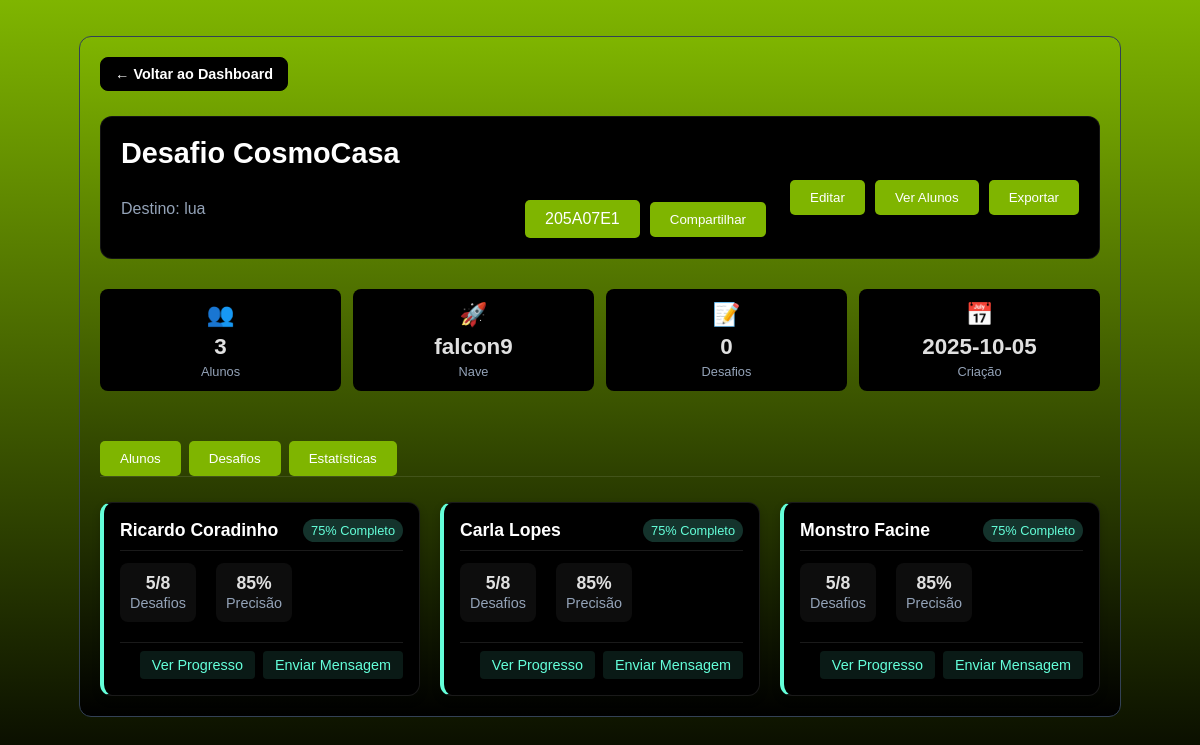
The page /professor/sala/205A07E1 on the database as committed earlier.
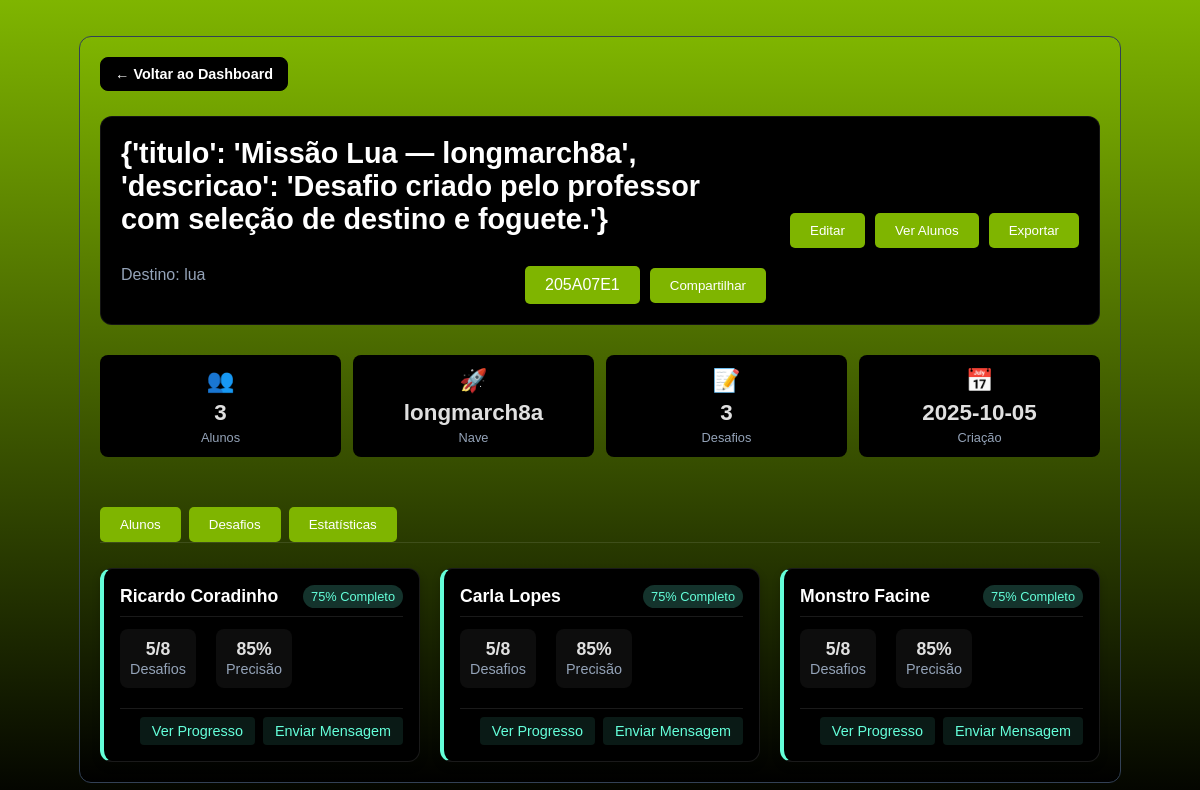
The same page on the database as committed later.
### tables this page shows
CREATE TABLE salas_virtuais (
                    id INTEGER PRIMARY KEY AUTOINCREMENT,
                    codigo_sala TEXT UNIQUE NOT NULL,
                    professor_id INTEGER NOT NULL,
                    nome_sala TEXT NOT NULL,
                    destino TEXT NOT NULL,
                    nave_id TEXT NOT NULL,
                    desafios_json TEXT NOT NULL,
                    ativa BOOLEAN DEFAULT 1,
                    data_criacao DATETIME DEFAULT CURRENT_TIMESTAMP,
                    data_expiracao DATETIME, desafio_selecionado_index INTEGER,
                    FOREIGN KEY (professor_id) REFERENCES professores (id)
                );

CREATE TABLE alunos (
                    id INTEGER PRIMARY KEY AUTOINCREMENT,
                    sala_id INTEGER NOT NULL,
                    nome TEXT NOT NULL,
                    email TEXT,
                    progresso_json TEXT,
                    data_ingresso DATETIME DEFAULT CURRENT_TIMESTAMP, excluir_ranking INTEGER DEFAULT 0,
                    FOREIGN KEY (sala_id) REFERENCES salas_virtuais (id)
                );

### routes/professor.py (the view)
@professor_bp.route('/sala/<codigo_sala>', endpoint='professor_sala_detalhes')
def sala_detalhes(codigo_sala):
    print(f'Função sala_detalhes chamada para código: {codigo_sala}')  # Print de depuração
    sala_db = db_manager.buscar_sala_por_codigo_any(codigo_sala)
    if sala_db:
        try:
            alunos = db_manager.buscar_alunos_por_sala(sala_db['id'])
        except Exception:
            alunos = []
        for aluno in alunos:
            base = url_for('aluno.aluno_login', codigo_sala=codigo_sala, _external=True)
            try:
                from urllib.parse import urlencode
                aluno['acesso_url'] = f"{base}?" + urlencode({'nome': aluno.get('nome', '')})
            except Exception:
                aluno['acesso_url'] = base
        try:
            desafios = json.loads(sala_db.get('desafios_json') or '[]')
        except Exception:
            desafios = []
        sala_view = {
            'codigo_sala': sala_db.get('codigo_sala'),
            'nome_sala': sala_db.get('nome_sala'),
            'destino': sala_db.get('destino'),
            'nave_id': sala_db.get('nave_id'),
            'data_criacao': sala_db.get('data_criacao'),
            'ativa': sala_db.get('ativa'),
            'alunos': alunos,
            'desafios': desafios
        }
        return render_template('professor_sala_detalhes.html', sala=sala_view, alunos=alunos)
    return "Sala não encontrada", 404

### services/db.py (called while the page is built)
    def buscar_sala_por_codigo_any(self, codigo_sala):
        with sqlite3.connect(self.db_path) as conn:
            cursor = conn.cursor()
            cursor.execute('''
                SELECT s.*, p.nome as professor_nome
                FROM salas_virtuais s
                LEFT JOIN professores p ON s.professor_id = p.id
                WHERE UPPER(s.codigo_sala) = UPPER(?)
            ''', (codigo_sala,))
            sala = cursor.fetchone()
            if sala:
                columns = [description[0] for description in cursor.description]
                return dict(zip(columns, sala))
            return None

    def buscar_alunos_por_sala(self, sala_id):
        with sqlite3.connect(self.db_path) as conn:
            cursor = conn.cursor()
            cursor.execute('''
                SELECT id, nome, email, progresso_json, data_ingresso
                FROM alunos
                WHERE sala_id = ?
                ORDER BY data_ingresso DESC
            ''', (sala_id,))
            alunos = cursor.fetchall()
            columns = [description[0] for description in cursor.description]
            return [dict(zip(columns, aluno)) for aluno in alunos]

### templates/professor_sala_detalhes.html (shortened to what this page needs)
<!DOCTYPE html>
<html lang="pt-br">
<head>
    <link rel="stylesheet" href="{{ url_for('static', filename='css/style.css') }}">
    <link rel="stylesheet" href="{{ url_for('static', filename='css/detalhes.css') }}">
</head>
<body class="conteudo-centralizado">
    <div class="main-container">
        <a href="{{ url_for('professor.professor_dashboard') }}" class="back-btn">
            &larr; Voltar ao Dashboard
        </a>
        <header class="room-header">
            <div class="room-left">
                <h1 class="room-title">
                    {% if sala.desafios %}
                        {{ sala.desafios[0] }}
                    {% else %}
                        Desafio CosmoCasa
                    {% endif %}
                </h1>
                <div class="room-subtitle">
                    <span class="room-destination">Destino: {{ sala.destino }}</span>
                    <div class="room-code-section">
                        <span class="botao" id="share-code">{{ sala.codigo_sala }}</span>
                        <button class="botao" type="botao" onclick="copiarCodigo()">Compartilhar</button>
                    </div>
                </div>
            </div>
            <div class="room-right">
                <button class="botao" type="button">Editar</button>
                <button class="botao" type="button">Ver Alunos</button>
                <button class="botao" type="button">Exportar</button>
            </div>
        </header>
        <div class="room-info-grid">
                <div class="info-card">
                    <div class="info-icon">&#x1F465;</div>
                    <span class="info-number">{{ sala.alunos|length }}</span>
                    <span class="info-label">Alunos</span>
                </div>
                <div class="info-card">
                    <div class="info-icon">&#x1F680;</div>
                    <span class="info-number">{{ sala.nave_id }}</span>
                    <span class="info-label">Nave</span>
                </div>
                <div class="info-card">
                    <div class="info-icon">&#x1F4DD;</div>
                    <span class="info-number">{{ sala.desafios|length }}</span>
                    <span class="info-label">Desafios</span>
                </div>
                <div class="info-card">
                    <div class="info-icon">&#x1F4C5;</div>
                    <span class="info-number">{{ sala.data_criacao[:10] }}</span>
                    <span class="info-label">Criação</span>
                </div>
            </div>
        <div class="tabs">
            <button class="botao" onclick="showTab('alunos')">Alunos</button>
            <button class="botao" onclick="showTab('desafios')">Desafios</button>
            <button class="botao" onclick="showTab('estatisticas')">Estatísticas</button>
        </div>
        <div id="tab-alunos" class="tab-content active">
            {% if sala.alunos %}
                <div class="card-grid">
                    {% for aluno in sala.alunos %}
                        <div class="card student-card">
                            <div class="card-header">
                                <h3 class="card-title">{{ aluno.nome }}</h3>
                                <span class="card-badge">75% Completo</span>
                            </div>
                            <div class="card-content">
                                <div class="student-stats">
                                    <div class="student-stat">
                                        <span class="stat-value">5/8</span>
                                        <span class="stat-label">Desafios</span>
                                    </div>
                                    <div class="student-stat">
                                        <span class="stat-value">85%</span>
                                        <span class="stat-label">Precisão</span>
                                    </div>
                                </div>
                            </div>
                            <div class="card-footer">
                                <button class="card-btn">Ver Progresso</button>
                                <button class="card-btn">Enviar Mensagem</button>
                            </div>
                        </div>
                    {% endfor %}
                </div>
            {% else %}
                <div class="empty-state">
                    <div class="empty-icon">&#x1F465;</div>
                    <h3>Nenhum aluno matriculado</h3>
                    <p>Compartilhe o código da sala para que seus alunos possam entrar.</p>
                </div>
            {% endif %}
        </div>
    </div>
</body>
</html>

### static/css/style.css (style rules this page uses)
body { background: linear-gradient(180deg, #7FB500 0%, #000 100%); background-repeat: no-repeat; background-attachment: fixed; background-size: cover; color: white; font-family: 'Gotham Book', Arial, sans-serif; display: flex; justify-content: center; align-items: center; height: 100vh; margin: 0; }
html, body { min-height: 100%; }
body.conteudo-centralizado { display: flex; flex-direction: column; align-items: center; justify-content: flex-start; min-height: 100vh; padding-top: 16px; }
h1, h2, h3 { font-size: 2em; font-family: 'Korataki', Arial, sans-serif; color: #ffffff; }
:root { --btn-green: ##7FB500; --btn-text: #ffffff; --btn-hover-bg: #ffffff; --btn-hover-text: #000000; }
.botao, .action-btn, .share-btn { background-color: var(--btn-green); color: var(--btn-text); border: 1px solid var(--btn-green); }
.botao { display: inline-block; margin-top: 20px; padding: 10px 20px; background-color: #7FB500; color: white; text-decoration: none; border-radius: 5px; transition: background-color 0.3s ease; }
.room-header { display: flex; justify-content: space-between; align-items: center; margin-bottom: 20px; }
.room-title { color: white; font-size: 20px; margin: 0 0 10px 0; }
.stat-label { color: #ccc; font-size: 14px; }
.room-header { background: #000; color: #fff; border: 1px solid rgba(255,255,255,0.08); border-radius: 12px; padding: 20px; display: flex; align-items: center; justify-content: space-between; gap: 24px; flex-wrap: wrap; margin-bottom: 30px; }
.room-header .room-left { display: grid; gap: 10px; min-width: 260px; flex: 1 1 420px; }
.room-header .room-title { color: #64ffda; font-size: 1.8rem; font-weight: 700; margin: 0; }
.room-header .room-subtitle { display: flex; align-items: center; flex-wrap: wrap; gap: 12px; }
.room-header .room-destination { color: #94A3B8; font-size: 1rem; font-weight: 500; }
.room-header .room-code-section { display: flex; align-items: center; gap: 10px; }
.room-header .room-right { display: flex; align-items: center; gap: 10px; flex: 0 0 auto; }
.room-info-grid { display: grid; grid-template-columns: repeat(auto-fit, minmax(250px, 1fr)); gap: 20px; margin-bottom: 30px; }
.info-card { background: rgba(255, 255, 255, 0.05); padding: 20px; border-radius: 10px; text-align: center; }
.info-icon { font-size: 32px; margin-bottom: 15px; color: #64ffda; }
.info-number { color: #64ffda; font-size: 28px; font-weight: bold; display: block; margin-bottom: 5px; }
.info-label { color: #ccc; font-size: 14px; }
.tabs { display: flex; margin-bottom: 20px; border-bottom: 1px solid rgba(255, 255, 255, 0.1); }
.tab-content { display: none; }
.tab-content.active { display: block; }
.student-card { background: linear-gradient(135deg, #1a1a2e 0%, #16213e 100%); padding: 20px; border-radius: 15px; border: 1px solid rgba(255, 255, 255, 0.1); }
.student-stats { display: grid; grid-template-columns: 1fr 1fr; gap: 15px; margin-bottom: 15px; }
.student-stat { text-align: center; padding: 10px; background: rgba(255, 255, 255, 0.05); border-radius: 8px; }
.stat-value { color: #64ffda; font-weight: bold; display: block; }
.stat-label { color: #ccc; font-size: 12px; }

### templates/professor_sala_detalhes.html (style rules this page uses)
.card-grid { display: grid; grid-template-columns: repeat(auto-fill, minmax(280px, 1fr)); gap: 20px; margin-top: 20px; }
.card { background: #000; border-radius: 12px; padding: 16px; box-shadow: 0 4px 8px rgba(0, 0, 0, 0.2); transition: transform 0.2s, box-shadow 0.2s; border-left: 4px solid #64ffda; }
.card-header { display: flex; justify-content: space-between; align-items: center; margin-bottom: 12px; border-bottom: 1px solid rgba(255, 255, 255, 0.1); padding-bottom: 8px; }
.card-title { font-size: 1.1rem; font-weight: bold; color: #fff; margin: 0; }
.card-badge { background: rgba(100, 255, 218, 0.2); color: #64ffda; padding: 4px 8px; border-radius: 12px; font-size: 0.8rem; }
.card-content { color: #fff; }
.card-footer { display: flex; justify-content: flex-end; margin-top: 12px; padding-top: 8px; border-top: 1px solid rgba(255, 255, 255, 0.1); }
.card-btn { background: rgba(100, 255, 218, 0.1); color: #64ffda; border: none; padding: 6px 12px; border-radius: 4px; cursor: pointer; font-size: 0.9rem; transition: background 0.2s; margin-left: 8px; }

Rows that differ between the two databases and show on the page:
changed salas_virtuais "lua": nave_id "falcon9" → "longmarch8a"
Other text that changed with them:
{{ sala.desafios[0] }}: (not shown) → "{'titulo': 'Missão Lua — longmarch8a', 'descricao': 'Desafio criado pelo professor com seleção de destino e foguete.'}"
{{ sala.desafios|length }}: "0" → "3"
text no longer shown: "Desafio CosmoCasa"
